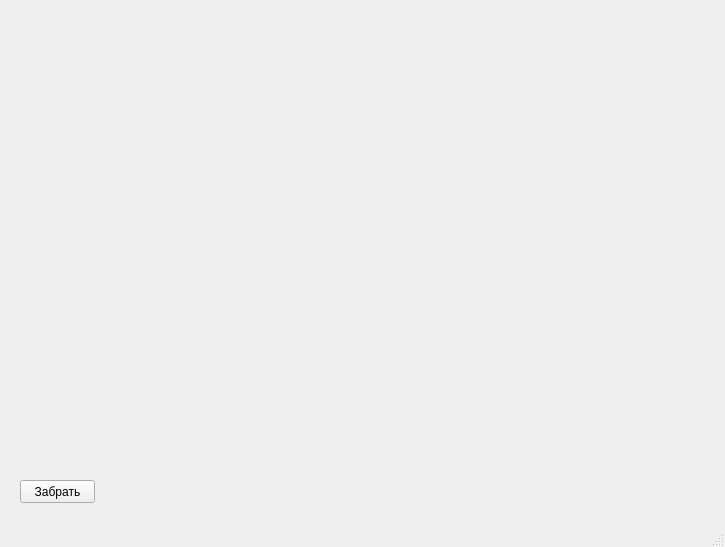
<?xml version="1.0" encoding="UTF-8"?>
<ui version="4.0">
 <class>MainWindow</class>
 <widget class="QMainWindow" name="MainWindow">
  <property name="geometry">
   <rect>
    <x>0</x>
    <y>0</y>
    <width>725</width>
    <height>547</height>
   </rect>
  </property>
  <property name="windowTitle">
   <string>MainWindow</string>
  </property>
  <widget class="QWidget" name="centralwidget">
   <widget class="QLabel" name="photo">
    <property name="geometry">
     <rect>
      <x>10</x>
      <y>20</y>
      <width>700</width>
      <height>450</height>
     </rect>
    </property>
    <property name="text">
     <string/>
    </property>
   </widget>
   <widget class="QPushButton" name="take">
    <property name="geometry">
     <rect>
      <x>20</x>
      <y>480</y>
      <width>75</width>
      <height>23</height>
     </rect>
    </property>
    <property name="text">
     <string>Забрать</string>
    </property>
   </widget>
  </widget>
  <widget class="QMenuBar" name="menubar">
   <property name="geometry">
    <rect>
     <x>0</x>
     <y>0</y>
     <width>725</width>
     <height>21</height>
    </rect>
   </property>
  </widget>
  <widget class="QStatusBar" name="statusbar"/>
 </widget>
 <resources/>
 <connections/>
</ui>
